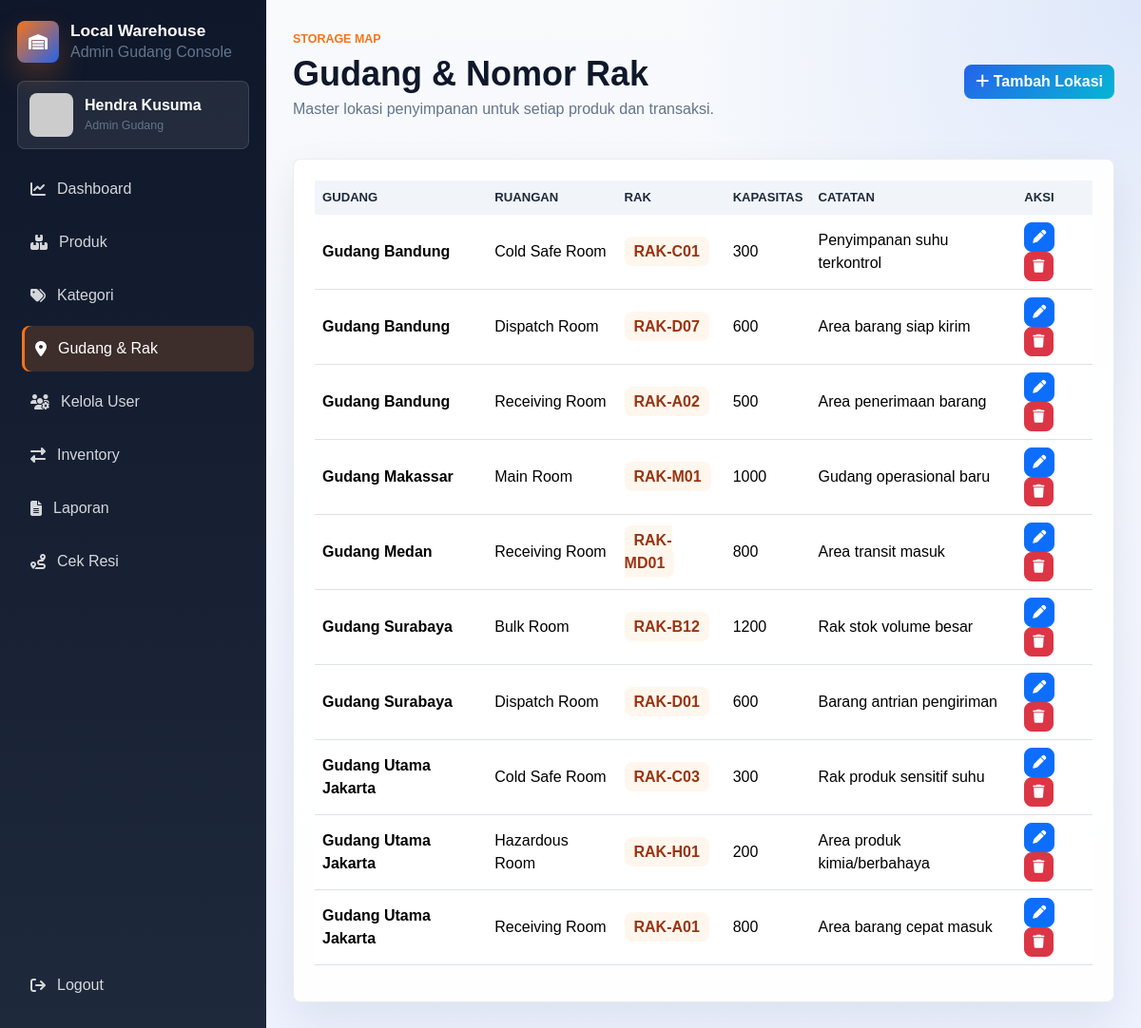
The page /php/index.php?page=storage_locations (signed in) on the database its author committed.
### tables this page shows
CREATE TABLE `storage_locations` (
  `id` int(11) NOT NULL,
  `warehouse_name` varchar(120) NOT NULL,
  `room_name` varchar(80) NOT NULL,
  `rack_number` varchar(40) NOT NULL,
  `capacity` int(11) NOT NULL DEFAULT 0,
  `notes` varchar(255) DEFAULT NULL,
  `created_at` timestamp NOT NULL DEFAULT current_timestamp()
);

### php/modules/storage_locations.php (the view, shortened to what this page needs)
<?php
$action = $_GET['action'] ?? 'list';
$locations = $mysqli->query('SELECT * FROM storage_locations ORDER BY warehouse_name, room_name, rack_number');
?>
<?php if ($action === 'list'): ?>
<section class="page-head">
    <div><span class="eyebrow">Storage Map</span><h1>Gudang & Nomor Rak</h1><p>Master lokasi penyimpanan untuk setiap produk dan transaksi.</p></div>
    <a href="index.php?page=storage_locations&action=add" class="btn btn-electric"><i class="fa-solid fa-plus"></i> Tambah Lokasi</a>
</section>
<div class="panel">
    <div class="table-responsive">
        <table class="table table-hover align-middle">
            <thead><tr><th>Gudang</th><th>Ruangan</th><th>Rak</th><th>Kapasitas</th><th>Catatan</th><th>Aksi</th></tr></thead>
            <tbody>
            <?php while ($row = $locations->fetch_assoc()): ?>
                <tr>
                    <td><strong><?php echo htmlspecialchars($row['warehouse_name']); ?></strong></td>
                    <td><?php echo htmlspecialchars($row['room_name']); ?></td>
                    <td><span class="stock-pill"><?php echo htmlspecialchars($row['rack_number']); ?></span></td>
                    <td><?php echo $row['capacity']; ?></td>
                    <td><?php echo htmlspecialchars($row['notes'] ?: '-'); ?></td>
                    <td>
                        <a href="index.php?page=storage_locations&action=edit&id=<?php echo $row['id']; ?>" class="btn btn-sm btn-primary"><i class="fa-solid fa-pen"></i></a>
                        <a href="index.php?page=storage_locations&action=delete&id=<?php echo $row['id']; ?>" class="btn btn-sm btn-danger" onclick="return confirm('Hapus lokasi ini?');"><i class="fa-solid fa-trash"></i></a>
                    </td>
                </tr>
            <?php endwhile; ?>
            </tbody>
        </table>
    </div>
</div>
<?php endif; ?>

### php/assets/css/style.css (style rules this page uses)
:root { --navy: #1e293b; --navy-2: #0f172a; --orange: #f97316; --electric: #2563eb; --cyan: #06b6d4; --green: #22c55e; --danger: #ef4444; --soft: #f8fafc; --ink: #0f172a; --muted: #64748b; }
* { letter-spacing: 0; }
body { margin: 0; background: var(--soft); color: var(--ink); font-family: Arial, Helvetica, sans-serif; }
.brand span, .user-chip small, .product-cell small, .page-head p, .panel-title p { color: var(--muted); }
.page-head { display: flex; justify-content: space-between; align-items: center; gap: 18px; margin-bottom: 24px; }
.page-head h1 { margin: 4px 0; font-size: clamp(1.6rem, 3vw, 2.45rem); font-weight: 850; }
.eyebrow { color: var(--orange); font-size: .78rem; text-transform: uppercase; font-weight: 800; }
.panel { background: rgba(255,255,255,.92); border: 1px solid rgba(15,23,42,.08); border-radius: 8px; padding: 22px; box-shadow: 0 18px 45px rgba(15,23,42,.08); }
.btn { border-radius: 8px; transition: transform .2s ease, box-shadow .2s ease, filter .2s ease; }
.btn-electric { color: #fff; border: 0; background: linear-gradient(135deg, var(--electric), var(--cyan)); font-weight: 700; }
.table { --bs-table-hover-bg: rgba(249, 115, 22, .08); }
.table thead th { color: var(--navy); background: #f1f5f9; border-bottom: 0; font-size: .82rem; text-transform: uppercase; }
.table tbody tr { transition: transform .18s ease, box-shadow .18s ease, background-color .18s ease; }
.badge-in, .badge-out, .role-badge, .stock-pill { border-radius: 8px; padding: .42rem .62rem; font-weight: 800; }
.stock-pill { background: #fff7ed; color: #9a3412; }

### rows shown on the page
storage_locations: warehouse_name "Gudang Bandung", room_name "Cold Safe Room", rack_number "RAK-C01", capacity "300", notes "Penyimpanan suhu terkontrol"
storage_locations: warehouse_name "Gudang Bandung", room_name "Dispatch Room", rack_number "RAK-D07", capacity "600", notes "Area barang siap kirim"
storage_locations: warehouse_name "Gudang Bandung", room_name "Receiving Room", rack_number "RAK-A02", capacity "500", notes "Area penerimaan barang"
storage_locations: warehouse_name "Gudang Makassar", room_name "Main Room", rack_number "RAK-M01", capacity "1000", notes "Gudang operasional baru"
storage_locations: warehouse_name "Gudang Medan", room_name "Receiving Room", rack_number "RAK-MD01", capacity "800", notes "Area transit masuk"
storage_locations: warehouse_name "Gudang Surabaya", room_name "Bulk Room", rack_number "RAK-B12", capacity "1200", notes "Rak stok volume besar"
storage_locations: warehouse_name "Gudang Surabaya", room_name "Dispatch Room", rack_number "RAK-D01", capacity "600", notes "Barang antrian pengiriman"
storage_locations: warehouse_name "Gudang Utama Jakarta", room_name "Cold Safe Room", rack_number "RAK-C03", capacity "300", notes "Rak produk sensitif suhu"
storage_locations: warehouse_name "Gudang Utama Jakarta", room_name "Hazardous Room", rack_number "RAK-H01", capacity "200", notes "Area produk kimia/berbahaya"
storage_locations: warehouse_name "Gudang Utama Jakarta", room_name "Receiving Room", rack_number "RAK-A01", capacity "800", notes "Area barang cepat masuk"

### other values the page prints
role_label($role) "Admin Gudang"
$user['name'] "Hendra Kusuma"
